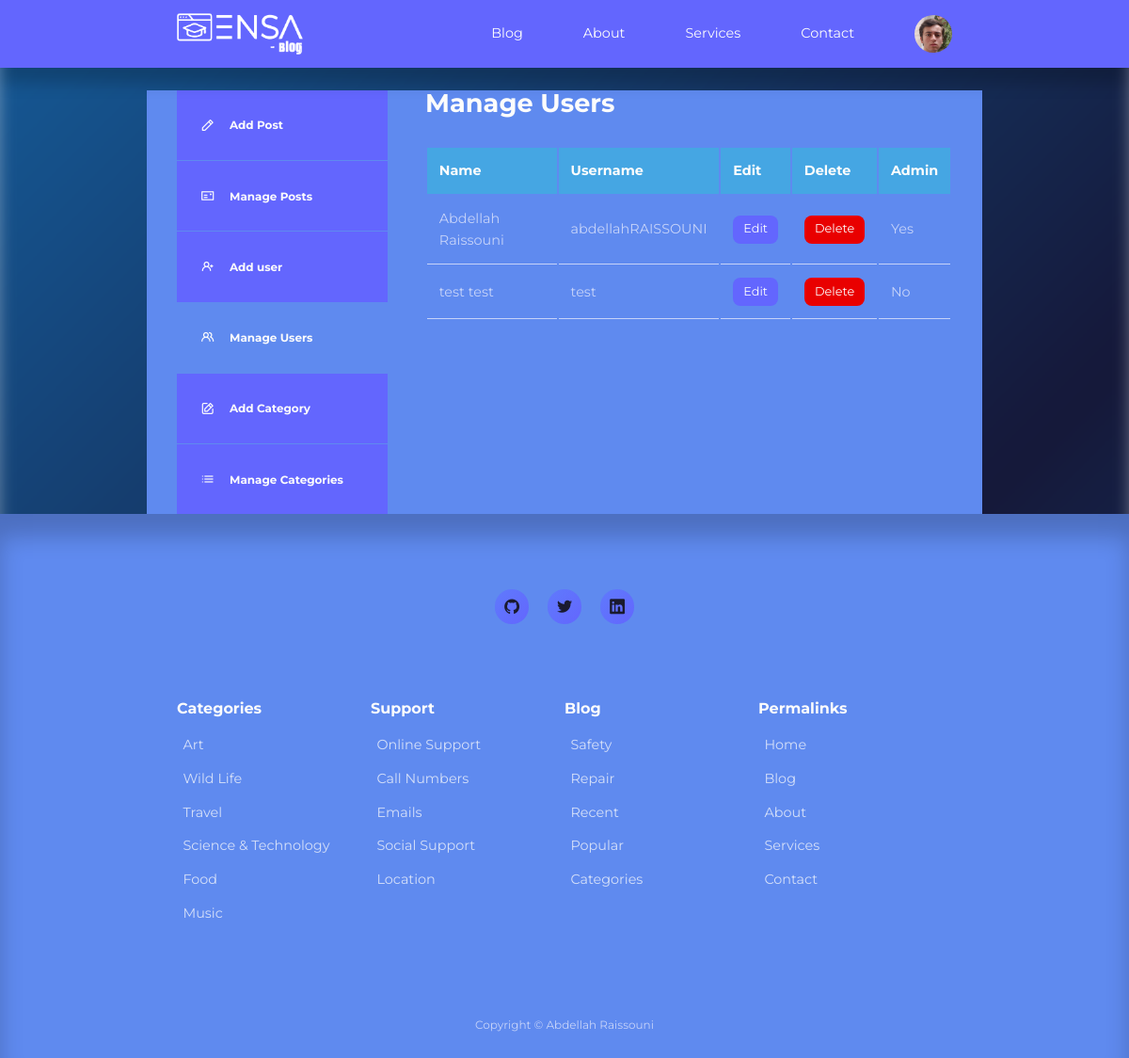
Screenshot of /admin/manage-users.php (signed in) with the database file from the repository.
### tables this page shows
CREATE TABLE IF NOT EXISTS `users` (
  `id` int UNSIGNED NOT NULL AUTO_INCREMENT,
  `firstname` varchar(50) NOT NULL,
  `lastname` varchar(50) NOT NULL,
  `username` varchar(50) NOT NULL,
  `email` varchar(100) NOT NULL,
  `password` varchar(255) NOT NULL,
  `avatar` varchar(255) NOT NULL,
  `is_admin` tinyint(1) NOT NULL,
  PRIMARY KEY (`id`)
);

### admin/partials/header.php (called while the page is built, shortened)
<?php
require '../partials/header.php';

### admin/manage-users.php (the view, shortened to what this page needs)
<?php
 include 'partials/header.php';
 $current_admin_id = $_SESSION['user-id'];
 $query = "SELECT * FROM users WHERE NOT id =$current_admin_id";
 $users = mysqli_query($connection, $query);
?>
<section class="dashboard">
    <div class="container dashboard__container">
        <aside>
            <ul>
                <li><a href="add-post.php"><i class="uil uil-pen"></i>
                        <h5>Add Post</h5>
                    </a>
                </li>
                <li><a href="index.php"><i class="uil uil-postcard"></i>
                        <h5>Manage Posts</h5>
                    </a>
                </li>
                <?php if(isset($_SESSION['user_is_admin'])) : ?>
                <li><a href="add-user.php"><i class="uil uil-user-plus"></i>
                        <h5>Add user</h5>
                    </a>
                </li>
                <li><a href="manage-users.php" class="active"><i class="uil uil-users-alt"></i>
                        <h5>Manage Users</h5>
                    </a>
                </li>
                <li><a href="add-category.php"><i class="uil uil-edit"></i>
                        <h5>Add Category</h5>
                    </a>
                </li>
                <li><a href="manage-categories.php"><i class="uil uil-list-ul"></i>
                        <h5>Manage Categories</h5>
                    </a>
                </li>
                <?php endif ?>
            </ul>
        </aside>
        <main>
            <h2>Manage Users</h2>
            <?php if(mysqli_num_rows($users) > 0) : ?>
            <table>
                <thead>
                    <tr>
                        <th>Name</th>
                        <th>Username</th>
                        <th>Edit</th>
                        <th>Delete</th>
                        <th>Admin</th>
                    </tr>
                </thead>
                <tbody>
                    <?php while($user = mysqli_fetch_assoc($users)) : ?>
                    <tr>
                        <td><?= "{$user['firstname']} {$user['lastname']}" ?></td>
                        <td><?= $user['username'] ?></td>
                        <td><a href="<?= ROOT_URL ?>admin/edit-user.php?id=<?= $user['id']?>" class="btn sm">Edit</a></td>
                        <td><a href="<?= ROOT_URL ?>admin/delete-user.php?id=<?= $user['id']?>delete-category.php" class="btn sm danger">Delete</a></td>
                        <td><?= $user['is_admin'] ? 'Yes' : 'No' ?></td>
                    </tr>
                    <?php endwhile ?>
                </tbody>
            </table>
            <?php else : ?>
                <div class="alert__message error"><?= "No users found" ?></div>
            <?php endif ?>
    </div>
</section>
<?php
 include '../partials/footer.php';
?>

### partials/header.php (shortened to what this page needs)
<?php
require 'config/database.php';
if(isset($_SESSION['user-id'])) {
    $id = filter_var($_SESSION['user-id'], FILTER_VALIDATE_INT);
    $query = "SELECT avatar FROM users WHERE id=$id";
    $result = mysqli_query($connection, $query);
    $avatar = mysqli_fetch_assoc($result);
}
?>
<!DOCTYPE html>
<html lang="en">
<head>
    <link rel="stylesheet" href="<?= ROOT_URL ?>css/styles.css">
    <link rel="stylesheet" href="https://unicons.iconscout.com/release/v4.0.8/css/line.css">
</head>
<body>
    <nav>
        <div class="container nav__container">
            <a href="<?= ROOT_URL ?>" >
            <img src="<?= ROOT_URL ?>partials/ensablog-white.png" style="width:40%; height:auto;" alt="Ensa - Blog Logo" >
            </a>
            <ul class="nav__items">
                <li><a href="<?= ROOT_URL ?>blog.php">Blog</a></li>
                <li><a href="<?= ROOT_URL ?>about.php">About</a></li>
                <li><a href="<?= ROOT_URL ?>services.php">Services</a></li>
                <li><a href="<?= ROOT_URL ?>contact.php">Contact</a></li>
                <?php if(isset ($_SESSION['user-id'])): ?>
                    <li class="nav__profile">
                    <div class="avatar">
                        <img src="<?= ROOT_URL . 'images/' . $avatar['avatar'] ?>" >
                    </div>
                </li>
                <?php else : ?>
                <li><a href="<?= ROOT_URL ?>signin.php">Signin</a></li>
                <?php endif ?>
            </ul>
        </div>
    </nav>

### css/styles.css (style rules this page uses)
:root { --color-primary: #6366fe; --color-primary-light: hsla(239, 99%, 70%, 0.18); --color-primary-variant: #5f7afc; --color-red: #e90000; --color-red-light: hsla(235, 97%, 69%, 0.15); --color-green: #27e40f; --color-green-light: hsla(225, 95%, 68%, 0.15); --color-gray-900: #5f8aef; --color-gray-700: #45a6e3; --color-gray-300: rgba(242, 242, 254, 0.3); --color-gray-200: rgba(242, 242, 254, 0.7); --color-white: #fcfcfc; --color-bg: linear-gradient(-45deg, #000428, #004e92, #000428, #004e92); --transition: all 300ms ease; --container-width-lg: 74%; --container-width-md: 88%; --form-width: 40%; --card-border-radius-1: 0.3rem; --card-border-radius-2: 0.5rem; --card-border-radius-3: 0.8rem; --card-border-radius-4: 2rem; --card-border-radius-5: 5rem; }
body { font-family: 'Montserrat', sans-serif; line-height: 1.6; color: var(--color-gray-200); overflow-x: hidden; font-size: 0.9rem; position: relative; }
body::before, body::after { content: ""; position: fixed; top: 0; left: 0; width: 100%; height: 100%; background: var(--color-bg); background-size: 200% 200%; animation: gradient 25s ease-in-out infinite; z-index: -1; }
body::before { filter: blur(8px); opacity: 0.8; }
body::after { filter: blur(4px); opacity: 0.6; transform: scale(1.1); }
* { margin: 0; padding: 0; outline: 0; border: 0; appearance: 0; list-style: none; text-decoration: none; box-sizing: border-box; }
.container { width: var(--container-width-lg); max-width: 1800px; margin-inline: auto; }
section { margin-top: 3rem; width: 100vw; }
h1, h2, h3, h4, h5 { color: var(--color-white); line-height: 1.3; }
h2 { font-size: 1.7rem; margin: 1rem 0; }
a { color: var(--color-white); transition: var(--transition); }
img { display: block; width: 100%; object-fit: cover; }
nav { background: var(--color-primary); width: 100vw; height: 4.5rem; position: fixed; top: 0; z-index: 10; box-shadow: 0 1rem 1rem rgba(0, 0, 0, 0.2); }
.nav__container { height: 100%; display: flex; align-items: center; justify-content: space-between; }
.avatar { width: 2.5rem; height: 2.5rem; border-radius: 50%; overflow: hidden; border: 0.3rem solid var(--color-bg); }
.nav__items { display: flex; align-items: center; gap: 4rem; }
.nav__profile { position: relative; cursor: pointer; }
.btn { display: inline-block; width: fit-content; padding: 0.6rem 1.2rem; background-color: var(--color-primary); border-radius: var(--card-border-radius-2); cursor: pointer; transition: var(--transition); color: var(--color-white); }
.btn.sm { padding: 0.3rem 0.7rem; font-size: 0.8rem; }
.btn.danger { background: var(--color-red); }
.dashboard { margin-top: 6rem; }
.dashboard__container { display: grid; grid-template-columns: 14rem auto; gap: 1rem; background: var(--color-gray-900); padding: 2rem; margin-bottom: 5rem; }
.dashboard aside a { background-color: var(--color-primary); display: flex; gap: 1rem; align-items: center; padding: 1.6rem; }
.dashboard aside ul li:not(:last-child) a { border-bottom: 1px solid var(--color-gray-900); }
.dashboard aside a.active { background-color: var(--color-gray-900); }
.dashboard main { margin-left: 1.5rem; }
.dashboard main h2 { margin: 0 0 2rem 0; line-height: 1; }
.dashboard main table { width: 100%; text-align: left; }
.dashboard main table th { background: var(--color-gray-700); padding: 0.8rem; color: var(--color-white); }
.dashboard main table td { padding: 0.8rem; border-bottom: 1px solid var(--color-gray-200); }
.container { max-width: 1200px; margin: 0 auto; padding: 0 2rem; }
.container { max-width: 1200px; margin: 0 auto; padding: 0 2rem; position: relative; z-index: 1; }

### rows the page displays
users: avatar (picture)
users: firstname "Abdellah", lastname "Raissouni", username "abdellahRAISSOUNI", is_admin "Yes"
users: firstname "test", lastname "test", username "test", is_admin "No"
